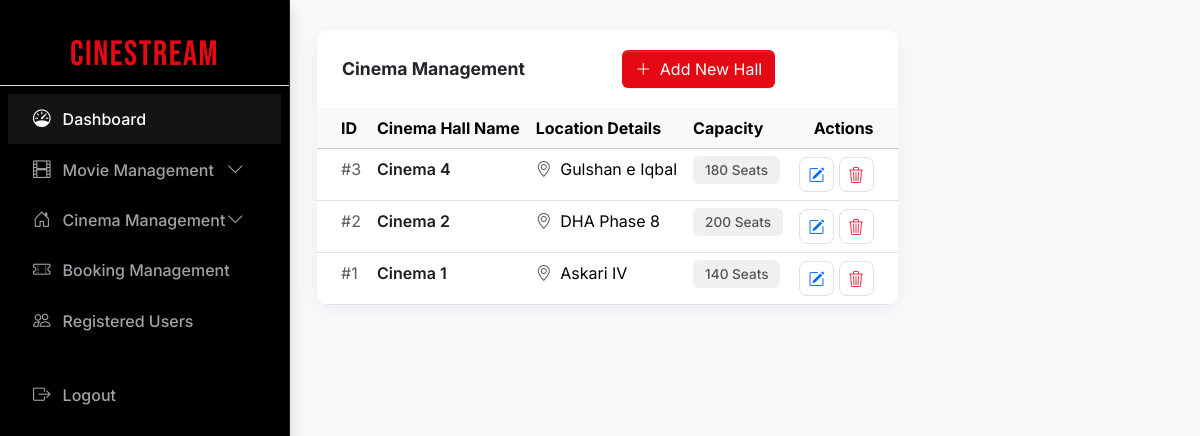
The page /admin/view-cinema.php (signed in) on the database its author committed.
### tables this page shows
CREATE TABLE `cinemas` (
  `id` int(11) NOT NULL,
  `hall_name` varchar(255) NOT NULL,
  `location` varchar(255) NOT NULL,
  `total_capacity` int(11) NOT NULL
);

### admin/view-cinema.php (the view, shortened to what this page needs)
<?php
include('../includes/connection.php');
$query = "SELECT * FROM cinemas ORDER BY id DESC";
$result = mysqli_query($conn, $query);
?>
<!DOCTYPE html>
<html lang="en">
<head>
    <link rel="stylesheet" href="https://cdn.jsdelivr.net/npm/bootstrap-icons@1.13.1/font/bootstrap-icons.min.css" />
    <link rel="stylesheet" href="assets/css/adminlte.css" />
</head>
<body class="layout-fixed sidebar-expand-lg bg-body-tertiary">
    <div class="app-wrapper">
        <?php include('../includes/sidebar.php'); ?>
        <main class="app-main">
            <div class="container-fluid">
                <div class="content-card">
                    <div class="card-header">
                        <h3 class="card-title fw-bold m-0">Cinema Management</h3>
                        <a href="add-cinema.php" class="btn btn-add-new">
                            <i class="bi bi-plus-lg me-1"></i> Add New Hall
                        </a>
                    </div>
                    <div class="card-body p-0">
                        <div class="table-responsive">
                            <table class="table table-hover mb-0">
                                <thead class="table-light">
                                    <tr>
                                        <th class="ps-4">ID</th>
                                        <th>Cinema Hall Name</th>
                                        <th>Location Details</th>
                                        <th>Capacity</th>
                                        <th class="text-end pe-4">Actions</th>
                                    </tr>
                                </thead>
                                <tbody>
                                    <?php if (mysqli_num_rows($result) > 0): ?>
                                        <?php while ($row = mysqli_fetch_assoc($result)): ?>
                                            <tr>
                                                <td class="ps-4"><span class="text-muted">#<?php echo $row['id']; ?></span></td>
                                                <td>
                                                    <div class="hall-name"><?php echo htmlspecialchars($row['hall_name']); ?></div>
                                                </td>
                                                <td><i class="bi bi-geo-alt me-1 text-muted"></i> <?php echo htmlspecialchars($row['location']); ?></td>
                                                <td><span class="badge-capacity"><?php echo $row['total_capacity']; ?> Seats</span></td>
                                                <td class="text-end pe-4">
                                                    <a href="edit-cinema.php?id=<?php echo $row['id']; ?>" class="btn-action btn-edit" title="Edit">
                                                        <i class="bi bi-pencil-square"></i>
                                                    </a>
                                                    <a href="delete-cinema.php?id=<?php echo $row['id']; ?>"
                                                        class="btn-action btn-delete"
                                                        onclick="return confirm('Delete this cinema hall?');" title="Delete">
                                                        <i class="bi bi-trash3"></i>
                                                    </a>
                                                </td>
                                            </tr>
                                        <?php endwhile; ?>
                                    <?php else: ?>
                                        <tr>
                                            <td colspan="5" class="text-center py-5 text-muted">No cinema halls found.</td>
                                        </tr>
                                    <?php endif; ?>
                                </tbody>
                            </table>
                        </div>
                    </div>
                </div>
            </div>
        </main>
    </div>
</body>
</html>

### admin/view-cinema.php (style rules this page uses)
:root { --cine-red: #E50914; --bg-light: #f4f7f6; }
body { background-color: var(--bg-light); font-family: 'Inter', sans-serif; }
.app-main { padding: 30px 15px; }
.content-card { background: white; border: none; border-radius: 12px; box-shadow: 0 4px 20px rgba(0, 0, 0, 0.05); overflow: hidden; margin: 0 auto; }
.card-header { background: white !important; padding: 20px 25px !important; border-bottom: 1px solid #eee; display: flex; justify-content: space-between; align-items: center; }
.hall-name { font-weight: 600; color: #1d1d1f; }
.badge-capacity { background: #f0f0f0; color: #555; padding: 6px 12px; border-radius: 6px; font-weight: 500; font-size: 0.85rem; }
.btn-add-new { background-color: var(--cine-red) !important; color: white !important; border: none; padding: 10px 20px; border-radius: 8px; font-weight: 600; transition: 0.3s; }
.btn-action { width: 35px; height: 35px; display: inline-flex; align-items: center; justify-content: center; border-radius: 8px; transition: 0.2s; text-decoration: none; }
.btn-edit { color: #0d6efd; border: 1px solid #e0e0e0; }
.btn-delete { color: #dc3545; border: 1px solid #e0e0e0; }

### includes/sidebar.php (style rules this page uses)
:root { --netflix-red: #E50914; --apple-dark: #121212; --nav-text: #a1a1a6; --sidebar-width: 290px; }
body { display: flex; margin: 0; min-height: 100vh; background-color: #f5f5f7; font-family: 'Inter', sans-serif; }

### rows shown on the page
cinemas: id "3", hall_name "Cinema 4", location "Gulshan e Iqbal", total_capacity "180"
cinemas: id "2", hall_name "Cinema 2", location "DHA Phase 8", total_capacity "200"
cinemas: id "1", hall_name "Cinema 1", location "Askari IV", total_capacity "140"
